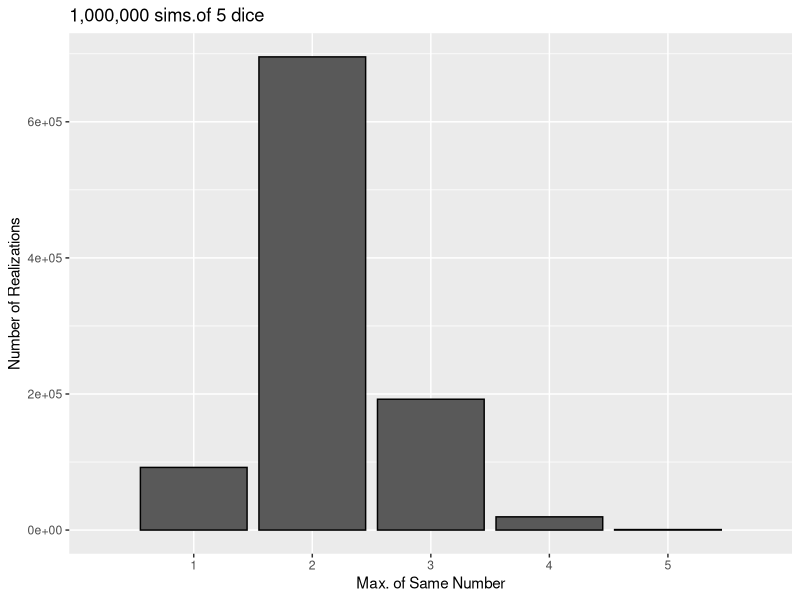

This figure's R source:
library(tidyverse)
# How many dice
numdice = 5
# How many simulations
numsims = 1000000
# Initializes a vector that contains the outcome of each simulation
maxnumber <- matrix(NA, nrow = numsims, ncol = 1)  
# Sets the seed
set.seed(12221979)

for (s in 1:numsims) {
  
  # Draws uniform r.v.
  uniform <- runif(n = numdice, min = 0, max = 1)
  # Initializes a vector
  dice <- matrix(-9, nrow = numdice, ncol = 1)  
  # Transforms uniform r.v. into dice rolls
  # Applies inverse sampling 
  dice[uniform >= 0 & uniform <= (1/6)] <- 1
  dice[uniform > (1/6) & uniform <= (2/6)] <- 2
  dice[uniform > (2/6) & uniform <= (3/6)] <- 3
  dice[uniform > (3/6) & uniform <= (4/6)] <- 4
  dice[uniform > (4/6) & uniform <= (5/6)] <- 5
  dice[uniform > (5/6) & uniform <= (6/6)] <- 6
  
  # Finds the mode of dice and stores in maxnum
  uniqv <- unique(dice)
  maxnum <- uniqv[which.max(tabulate(match(dice, uniqv)))]
  
  # Stores how many dice equal the mode
  maxnumber[s] <- sum(dice == maxnum)
}

# Plots histogram of the max number from each simulation
maxnumberdf <- as.data.frame(maxnumber)
p <- ggplot(data=maxnumberdf, aes(x=V1)) +         
  geom_bar( color="black") + 
  scale_x_discrete(limits=c(1:numdice)) + 
  labs(title="1,000,000 sims.of 5 dice",  
       x="Max. of Same Number", 
       y = "Number of Realizations")

p